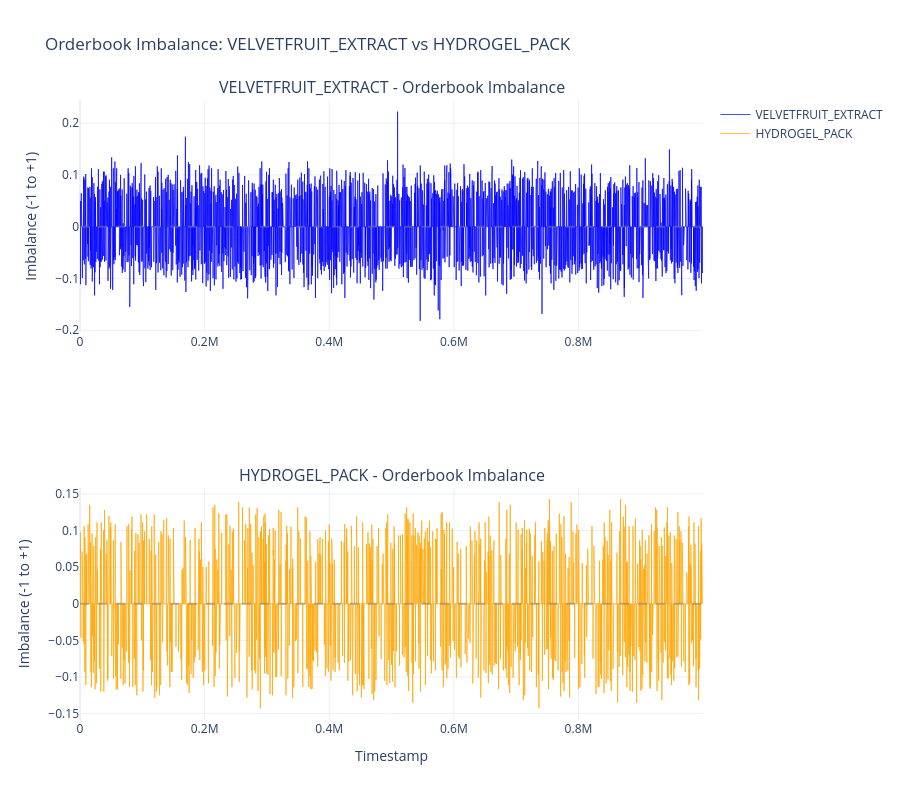
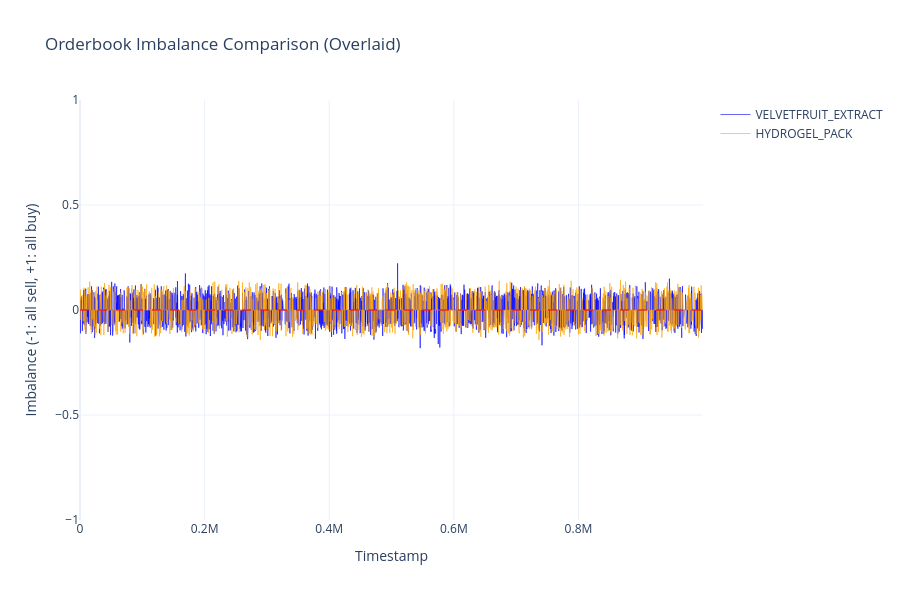

Notebook cell for these charts, in order:
### Markdown cell above
## 8. Orderbook Imbalance Analysis

### Code cell
# Calculate orderbook imbalance for both products
def calculate_orderbook_imbalance(prices_data):
    """
    Calculate orderbook imbalance: (bid_volume - ask_volume) / (bid_volume + ask_volume)
    Imbalance range: -1 (all sell) to +1 (all buy)
    """
    bid_cols = [col for col in prices_data.columns if 'bid_volume' in col]
    ask_cols = [col for col in prices_data.columns if 'ask_volume' in col]
    
    # Sum bid and ask volumes
    total_bid_volume = prices_data[bid_cols].sum(axis=1)
    total_ask_volume = prices_data[ask_cols].sum(axis=1)
    
    # Calculate imbalance
    total_volume = total_bid_volume + total_ask_volume
    imbalance = (total_bid_volume - total_ask_volume) / total_volume
    
    return total_bid_volume, total_ask_volume, imbalance

# Calculate imbalance for velvetfruit
vel_bid_vol, vel_ask_vol, vel_imbalance = calculate_orderbook_imbalance(velvetfruit_prices)
velvetfruit_prices['bid_volume_total'] = vel_bid_vol
velvetfruit_prices['ask_volume_total'] = vel_ask_vol
velvetfruit_prices['imbalance'] = vel_imbalance

# Calculate imbalance for hydrogel
hyd_bid_vol, hyd_ask_vol, hyd_imbalance = calculate_orderbook_imbalance(hydrogel_prices)
hydrogel_prices['bid_volume_total'] = hyd_bid_vol
hydrogel_prices['ask_volume_total'] = hyd_ask_vol
hydrogel_prices['imbalance'] = hyd_imbalance

print("=== Orderbook Imbalance Statistics ===\n")
print("VELVETFRUIT_EXTRACT:")
print(f"  Imbalance mean: {velvetfruit_prices['imbalance'].mean():.4f}")
print(f"  Imbalance std: {velvetfruit_prices['imbalance'].std():.4f}")
print(f"  Imbalance min: {velvetfruit_prices['imbalance'].min():.4f}")
print(f"  Imbalance max: {velvetfruit_prices['imbalance'].max():.4f}")

print("\nHYDROGEL_PACK:")
print(f"  Imbalance mean: {hydrogel_prices['imbalance'].mean():.4f}")
print(f"  Imbalance std: {hydrogel_prices['imbalance'].std():.4f}")
print(f"  Imbalance min: {hydrogel_prices['imbalance'].min():.4f}")
print(f"  Imbalance max: {hydrogel_prices['imbalance'].max():.4f}")

# Plot orderbook imbalance for both products over time
fig_imbalance = make_subplots(
    rows=2, cols=1,
    subplot_titles=("VELVETFRUIT_EXTRACT - Orderbook Imbalance", 
                    "HYDROGEL_PACK - Orderbook Imbalance"),
    specs=[[{"secondary_y": False}], [{"secondary_y": False}]]
)

# Sort data by timestamp
vel_sorted = velvetfruit_prices.sort_values('timestamp')
hyd_sorted = hydrogel_prices.sort_values('timestamp')

# Add velvetfruit imbalance trace
fig_imbalance.add_trace(
    go.Scatter(x=vel_sorted['timestamp'], y=vel_sorted['imbalance'],
               mode='lines', name='VELVETFRUIT_EXTRACT',
               line=dict(color='blue', width=1),
               opacity=0.7,
               hovertemplate='<b>Timestamp:</b> %{x}<br><b>Imbalance:</b> %{y:.4f}<extra></extra>'),
    row=1, col=1
)

# Add hydrogel imbalance trace
fig_imbalance.add_trace(
    go.Scatter(x=hyd_sorted['timestamp'], y=hyd_sorted['imbalance'],
               mode='lines', name='HYDROGEL_PACK',
               line=dict(color='orange', width=1),
               opacity=0.7,
               hovertemplate='<b>Timestamp:</b> %{x}<br><b>Imbalance:</b> %{y:.4f}<extra></extra>'),
    row=2, col=1
)

# Add zero line for reference
for row in [1, 2]:
    fig_imbalance.add_hline(y=0, line_dash="dash", line_color="gray", 
                           row=row, col=1, opacity=0.5)

fig_imbalance.update_xaxes(title_text="Timestamp", row=2, col=1)
fig_imbalance.update_yaxes(title_text="Imbalance (-1 to +1)", row=1, col=1)
fig_imbalance.update_yaxes(title_text="Imbalance (-1 to +1)", row=2, col=1)

fig_imbalance.update_layout(
    title_text="Orderbook Imbalance: VELVETFRUIT_EXTRACT vs HYDROGEL_PACK",
    height=800,
    hovermode='x unified',
    template='plotly_white'
)

fig_imbalance.show()

# Create comparison plot on same chart using secondary y-axis
fig_comparison = go.Figure()

fig_comparison.add_trace(go.Scatter(
    x=vel_sorted['timestamp'], y=vel_sorted['imbalance'],
    mode='lines', name='VELVETFRUIT_EXTRACT',
    line=dict(color='blue', width=1),
    opacity=0.6
))

fig_comparison.add_trace(go.Scatter(
    x=hyd_sorted['timestamp'], y=hyd_sorted['imbalance'],
    mode='lines', name='HYDROGEL_PACK',
    line=dict(color='orange', width=1),
    opacity=0.6
))

fig_comparison.add_hline(y=0, line_dash="dash", line_color="red", opacity=0.5)

fig_comparison.update_layout(
    title="Orderbook Imbalance Comparison (Overlaid)",
    xaxis_title="Timestamp",
    yaxis_title="Imbalance (-1: all sell, +1: all buy)",
    height=600,
    hovermode='x unified',
    template='plotly_white',
    yaxis=dict(range=[-1, 1])
)

fig_comparison.show()

print("\n=== Imbalance Interpretation ===")
print("+1: All bid volume (max buying pressure)")
print(" 0: Equal bid and ask volume (neutral)")
print("-1: All ask volume (max selling pressure)")

### Figure 1 — Plotly figure (JSON) as saved in the notebook; plotly's stock layout.template omitted (floating-point values rounded to 4 significant figures; data arrays with more than 128 entries replaced by an {"elided": "..."} marker saying what was removed)
{"data": [{"hovertemplate": "<b>Timestamp:</b> %{x}<br><b>Imbalance:</b> %{y:.4f}<extra></extra>", "line": {"color": "blue", "width": 1}, "mode": "lines", "name": "VELVETFRUIT_EXTRACT", "opacity": 0.7, "type": "scatter", "x": {"elided": "30000 int values"}, "xaxis": "x", "y": {"elided": "30000 float values"}, "yaxis": "y"}, {"hovertemplate": "<b>Timestamp:</b> %{x}<br><b>Imbalance:</b> %{y:.4f}<extra></extra>", "line": {"color": "orange", "width": 1}, "mode": "lines", "name": "HYDROGEL_PACK", "opacity": 0.7, "type": "scatter", "x": {"elided": "30000 int values"}, "xaxis": "x2", "y": {"elided": "30000 float values"}, "yaxis": "y2"}], "layout": {"annotations": [{"font": {"size": 16}, "showarrow": false, "text": "VELVETFRUIT_EXTRACT - Orderbook Imbalance", "x": 0.5, "xanchor": "center", "xref": "paper", "y": 1, "yanchor": "bottom", "yref": "paper"}, {"font": {"size": 16}, "showarrow": false, "text": "HYDROGEL_PACK - Orderbook Imbalance", "x": 0.5, "xanchor": "center", "xref": "paper", "y": 0.375, "yanchor": "bottom", "yref": "paper"}], "height": 800, "hovermode": "x unified", "shapes": [{"line": {"color": "gray", "dash": "dash"}, "opacity": 0.5, "type": "line", "x0": 0, "x1": 1, "xref": "x domain", "y0": 0, "y1": 0, "yref": "y"}, {"line": {"color": "gray", "dash": "dash"}, "opacity": 0.5, "type": "line", "x0": 0, "x1": 1, "xref": "x2 domain", "y0": 0, "y1": 0, "yref": "y2"}], "title": {"text": "Orderbook Imbalance: VELVETFRUIT_EXTRACT vs HYDROGEL_PACK"}, "xaxis": {"anchor": "y", "domain": [0, 1]}, "xaxis2": {"anchor": "y2", "domain": [0, 1], "title": {"text": "Timestamp"}}, "yaxis": {"anchor": "x", "domain": [0.625, 1], "title": {"text": "Imbalance (-1 to +1)"}}, "yaxis2": {"anchor": "x2", "domain": [0, 0.375], "title": {"text": "Imbalance (-1 to +1)"}}}}

### Figure 2 — Plotly figure (JSON) as saved in the notebook; plotly's stock layout.template omitted (floating-point values rounded to 4 significant figures; data arrays with more than 128 entries replaced by an {"elided": "..."} marker saying what was removed)
{"data": [{"line": {"color": "blue", "width": 1}, "mode": "lines", "name": "VELVETFRUIT_EXTRACT", "opacity": 0.6, "type": "scatter", "x": {"elided": "30000 int values"}, "y": {"elided": "30000 float values"}}, {"line": {"color": "orange", "width": 1}, "mode": "lines", "name": "HYDROGEL_PACK", "opacity": 0.6, "type": "scatter", "x": {"elided": "30000 int values"}, "y": {"elided": "30000 float values"}}], "layout": {"height": 600, "hovermode": "x unified", "shapes": [{"line": {"color": "red", "dash": "dash"}, "opacity": 0.5, "type": "line", "x0": 0, "x1": 1, "xref": "x domain", "y0": 0, "y1": 0, "yref": "y"}], "title": {"text": "Orderbook Imbalance Comparison (Overlaid)"}, "xaxis": {"title": {"text": "Timestamp"}}, "yaxis": {"range": [-1, 1], "title": {"text": "Imbalance (-1: all sell, +1: all buy)"}}}}
